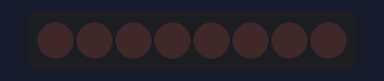
This sketch was run on a simulated Arduino Uno, built with avr-gcc and run on an emulated ATmega328P. Parts: 8 shift-register outputs drawn as a row of LEDs (first output left, lit = HIGH). Wiring (inferred from the names in the program): shift register (74HC595): data pin 12; shift clock pin 9; latch pin 11. Wiring (inferred from the signals the program sends): row of LEDs: on Q0, Q1, Q2, Q3, Q4, Q5, Q6, Q7.

Above: at 2.2 s.
At 2.62 s:
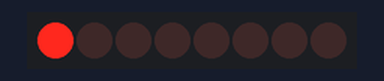
At 3.12 s:
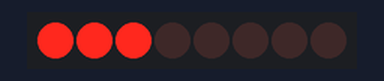
At 4.12 s:
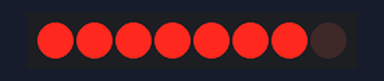
At 5.37 s:
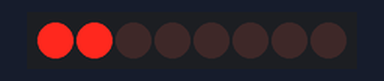
At 6.87 s:
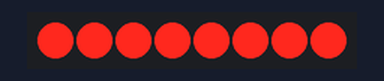
Timing chart, 0 to 7.8 s (numbered marks = the images above):
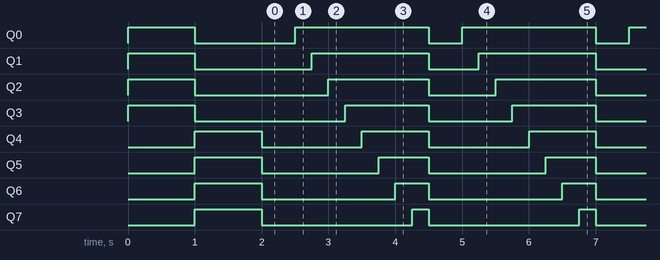

Measured:
- by itself, Q0: repeats every 2.5 s: HIGH 2.0 s, LOW 0.50 s
- by itself, Q1: repeats every 2.5 s: HIGH 1.8 s, LOW 0.75 s
- by itself, Q2: repeats every 2.5 s: HIGH 1.5 s, LOW 1.0 s
- by itself, Q3: repeats every 2.5 s: HIGH 1.3 s, LOW 1.3 s
- by itself, Q4: alternates HIGH for 1.0 s and LOW for 1.5 s
- by itself, Q5: alternates HIGH for 0.75 s and LOW for 1.8 s
- by itself, Q6: alternates HIGH for 0.50 s and LOW for 2.0 s
- by itself, Q7: alternates HIGH for 0.25 s and LOW for 2.3 s

The sketch:

ShiftRegister_Chip_Eight_LED.ino
```cpp
/*   The most common method of using 74CH595
 *   lctchPin->LOW : Begin transmitting signals.
 *   shiftOut(dataPin, clockPin, bitOrder, value)
 *   dataPin: the pin on which to output each bit. Allowed data types: int.
 *   clockPin: the pin to toggle once the dataPin has been set to the correct value. Allowed data types: int.
 *   bitOrder: which order to shift out the bits; either MSBFIRST or LSBFIRST. (Most Significant Bit First, or, Least Significant Bit First).
 *   value: the data to shift out. Allowed data types: byte.
 *   lctchPin->HIch : The end of the transmission signal.
*/

int tDelay = 250;
int latchPin = 11;      // (11) ST_CP [RCK] on 74HC595
int clockPin = 9;      // (9) SH_CP [SCK] on 74HC595
int dataPin = 12;     // (12) DS [S1] on 74HC595

byte leds = 0;

void updateShiftRegister()
{
   digitalWrite(latchPin, LOW);
   shiftOut(dataPin, clockPin, LSBFIRST, leds);
   digitalWrite(latchPin, HIGH);
}

void setup()
{
  pinMode(latchPin, OUTPUT);
  pinMode(dataPin, OUTPUT);
  pinMode(clockPin, OUTPUT);

  //optional:
  bitSet(leds, 7);
  bitSet(leds, 6);
  bitSet(leds, 5);
  bitSet(leds, 4);
  updateShiftRegister();
  delay(1000);
  leds = 0;

  bitSet(leds, 3);
  bitSet(leds, 2);
  bitSet(leds, 1);
  bitSet(leds, 0);
  updateShiftRegister();
  delay(1000);

}

void loop()
{

  //Turn off all led
  leds = 0;
  updateShiftRegister();

  delay(tDelay);

  for (int i = 8; i >= 0; i--)
  {
    bitSet(leds, i);
    updateShiftRegister();
    delay(tDelay);
  }
}
```
